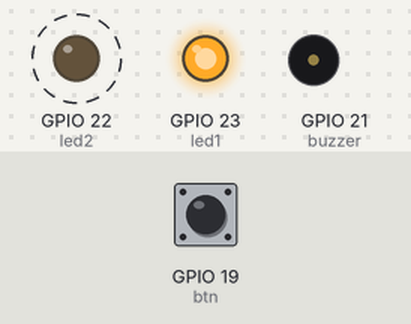
The program below on a simulated ESP32 board running MicroPython. Parts: output pins drawn as LEDs (lit = HIGH), buzzer (waves = sounding, pin HIGH). Dashed ring = blinking. The inputs (shaded band) are chosen by the test bench; at power-on: GPIO 19 (btn) HIGH. Threads take turns every 2 ms; what the program prints to the serial console is not drawn.

Above: at 1.25 s.
1.3 s: GPIO 19 (btn) pulled LOW for 0.15 s
At 3.15 s:
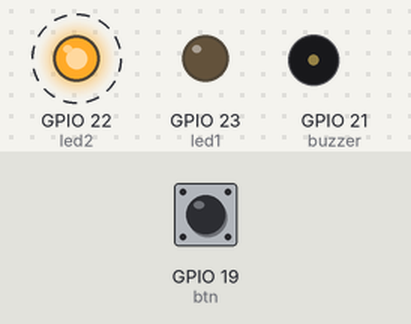
4.3 s: GPIO 19 (btn) pulled LOW for 1 s
At 4.55 s:
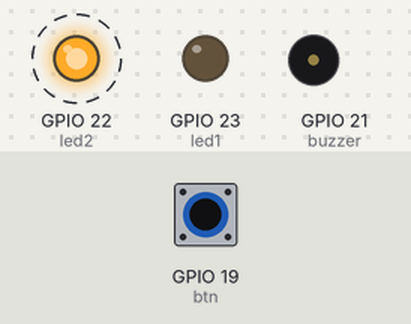
7.3 s: GPIO 19 (btn) pulsed LOW 2 times (0.12 s each, 0.3 s apart)
At 7.55 s:
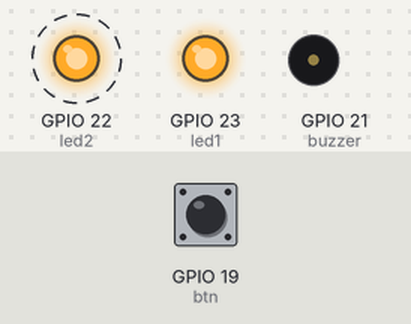
10.3 s: GPIO 19 (btn) pulsed LOW 5 times (0.12 s each, 0.3 s apart)
At 10.96 s:
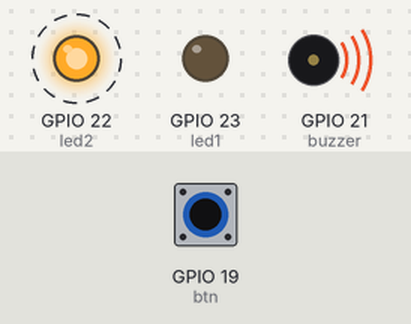
Timing chart, 0 to 14.3 s (numbered marks = the images above; inputs shaded):
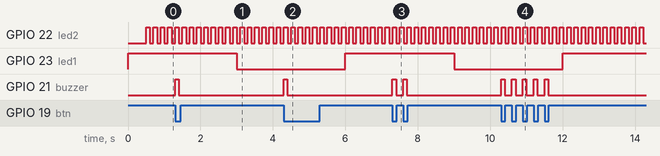

Measured:
- after the input at 1.3 s, GPIO 21 (buzzer): LOW → HIGH at once, → LOW 0.10 s later
- after the input at 4.3 s, GPIO 21 (buzzer): LOW → HIGH at once, → LOW 0.10 s later
- after the input at 7.3 s, GPIO 21 (buzzer): alternates HIGH for 0.10 s and LOW for 0.20 s, 4 changes in all, then stays LOW, starting at once
- after the input at 10.3 s, GPIO 21 (buzzer): alternates HIGH for 0.10 s and LOW for 0.20 s, 10 changes in all, then stays LOW, starting at once
- by itself, GPIO 22 (led2): alternates HIGH for 0.10 s and LOW for 0.10 s

The program:

thread_02.py
```python
import _thread as th
import time
from machine import Pin

led1 = Pin(23, Pin.OUT)
led2 = Pin(22, Pin.OUT)
buzzer = Pin(21, Pin.OUT)
btn = Pin(19, Pin.IN)
def th1(e):
    print('thread 1 start', e)
    while True:
        led1.value(not led1.value())
        time.sleep(e)
def th2(e):
    print('thread 2 start', e)
    while True:
        led2.value(not led2.value())
        time.sleep(e)
def th3(e):
    print('thread 2 start')
    while True:
        if btn.value() == False:
            buzzer.value(1)
            time.sleep(.1)
            buzzer.value(0)
            while not btn.value():
                pass

th.start_new_thread(th1,  (3,))
th.start_new_thread(th3, (None,))
time.sleep(.5)
th.start_new_thread(th2, (.1,))
```
